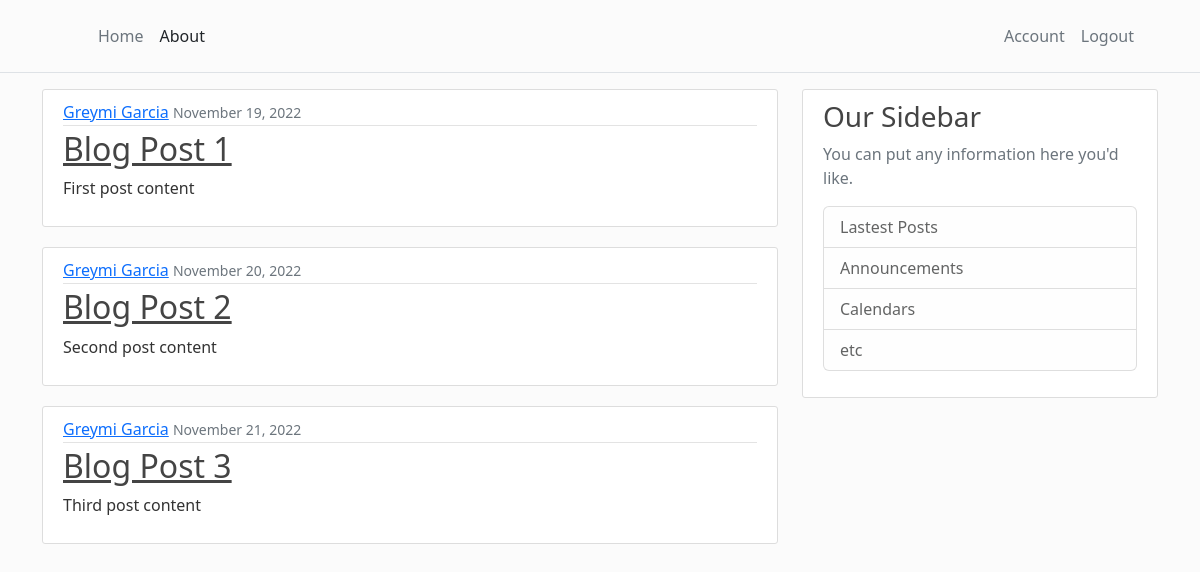
Screenshot of /home (signed in) with the database file from the repository.
### flaskblog/models.py (models this page shows, shortened)
class User(db.Model, UserMixin):
    id = db.Column(db.Integer, primary_key=True)
    username = db.Column(db.String(20), unique=True, nullable=False)
    email = db.Column(db.String(120), unique=True, nullable=False)
    image_file = db.Column(db.String(20), nullable=False, default='default.jpg')
    password = db.Column(db.String(60), nullable=False)
    posts = db.relationship('Post', backref='author', lazy=True)

### flaskblog/routes.py (the view)
@app.route("/")
@app.route("/home")
def home():
    return render_template("home.html", posts=posts)

### flaskblog/models.py (called while the page is built)
@login_manager.user_loader
def load_user(user_id):
    return User.query.get(int(user_id))

### flaskblog/templates/home.html
{% extends "layout.html" %}
{% block content %}
    {% for post in posts %}
        <article class="media content-section">
            <div class="media-body">
                <div class="article-metadata">
                    <a class="mr-s" href="#">{{ post.author }}</a>
                    <small class="text-muted">{{ post.date_posted }}</small>
                </div>
                <h2><a class="article-title" href="#">{{ post.title }}</a></h2>
                <p class="article-content">{{ post.content }}</p>
            </div>
        </article>
    {% endfor %}
{% endblock content %}

### flaskblog/templates/layout.html (shortened to what this page needs)
<!DOCTYPE html>
<html>
    <head>
        <link href="https://cdn.jsdelivr.net/npm/bootstrap@5.2.2/dist/css/bootstrap.min.css" rel="stylesheet">
        <link rel="stylesheet" type="text/css" href="{{ url_for('static', filename='main.css') }}">
    </head>
    <body>
        <header class="p-3 mb-3 border-bottom">
            <div class="container">
                <div class="d-flex flex-wrap align-items-center justify-content-center justify-content-lg-start">
                    <a href="/" class="d-flex align-items-center mb-2 mb-lg-0 text-dark text-decoration-none">
                        <svg class="bi me-2" width="40" height="32" role="img" aria-label="Bootstrap"><use xlink:href="#bootstrap"></use></svg>
                    </a>
                    <ul class="nav col-12 col-lg-auto me-lg-auto mb-2 justify-content-center mb-md-0">
                        <li><a href="{{ url_for('home') }}" class="nav-link px-2 link-secondary">Home</a></li>
                        <li><a href="{{ url_for('about') }}" class="nav-link px-2 link-dark">About</a></li>
                    </ul>
                    <ul class="nav col-12 col-lg-auto mb-3 mb-lg-0 me-lg-3">
                        {% if current_user.is_authenticated %}
                            <li><a href="{{ url_for('account') }}" class="nav-link px-2 link-secondary">Account</a></li>
                            <li><a href="{{ url_for('logout') }}" class="nav-link px-2 link-secondary">Logout</a></li>
                        {% else %}
                            <li><a href="{{ url_for('login') }}" class="nav-link px-2 link-secondary">Login</a></li>
                            <li><a href="{{ url_for('register') }}" class="nav-link px-2 link-dark">Register</a></li>
                        {% endif %}
                    </ul>
                </div>
            </div>
        </header>
        <main role="main" class="container">
            <div class="row">
                <div class="col-md-8">
                    {% block content %}{% endblock %}
                </div>
                <div class="col-md-4">
                    <div class="content-section">
                        <h3>Our Sidebar</h3>
                        <p class="text-muted"> You can put any information here you'd like.
                            <ul class="list-group">
                                <li class="list-group-item list-group-item-light">Lastest Posts</li>
                                <li class="list-group-item list-group-item-light">Announcements</li>
                                <li class="list-group-item list-group-item-light">Calendars</li>
                                <li class="list-group-item list-group-item-light">etc</li>
                            </ul>
                        </p>
                    </div>
                </div>
            </div>
        </main>
    </body>
</html>

### flaskblog/static/main.css (style rules this page uses)
body { background: #fafafab2; color: #333333; }
h1, h2, h3, h4, h5, h6 { color: #444444; }
.content-section { background: #ffffff; padding: 10px 20px; border: 1px solid #dddddd; border-radius: 3px; margin-bottom: 20px; }
.article-title { color: #444444; }
.article-content { white-space: pre-line; }
.article-metadata { padding-bottom: 1px; margin-bottom: 4px; border-bottom: 1px solid #e3e3e3; }

### rows the page displays
User: author "Greymi Garcia", date_posted "November 19, 2022", title "Blog Post 1", content "First post content", date_posted "November 20, 2022", title "Blog Post 2", content "Second post content", date_posted "November 21, 2022", title "Blog Post 3", content "Third post content"
